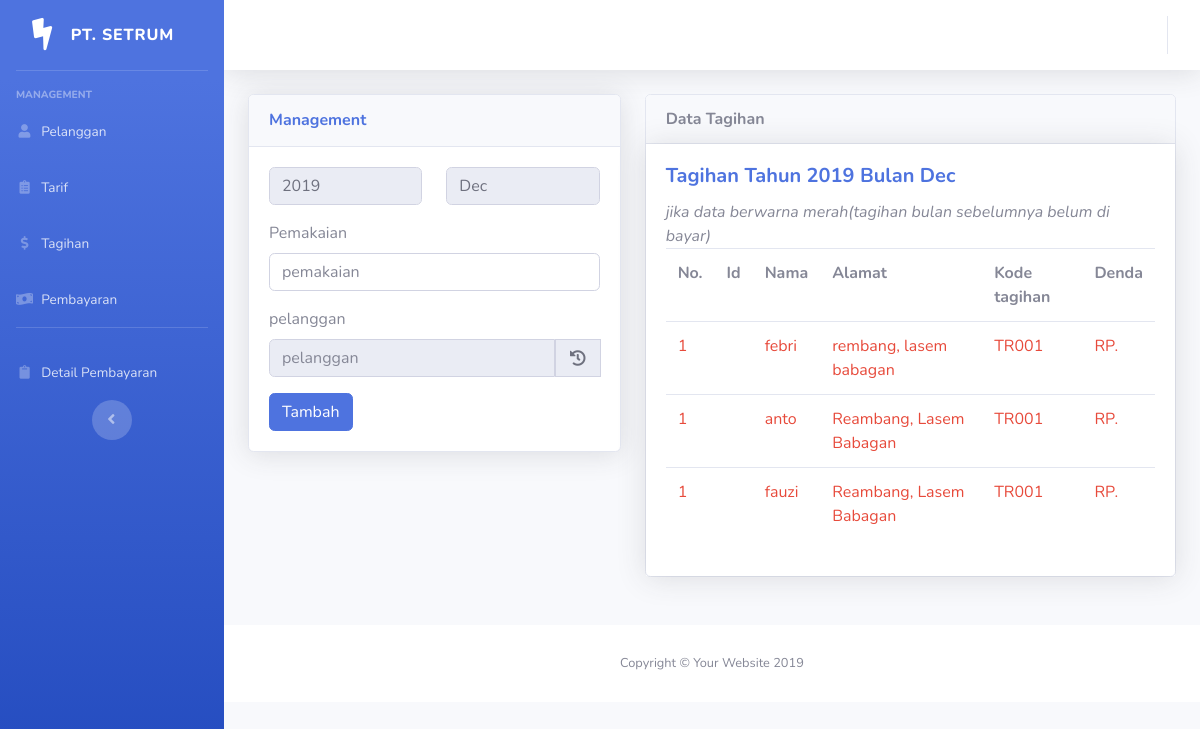
Page /index.php/management/tagihan on the committed database.
### tables this page shows
CREATE TABLE `tagihan` (
  `id` int(11) NOT NULL,
  `tahun_tagih` int(11) NOT NULL,
  `bulan_tagih` varchar(50) NOT NULL,
  `pemakaian` varchar(125) NOT NULL,
  `status` varchar(50) NOT NULL,
  `id_pelanggan` int(11) NOT NULL
);

CREATE TABLE `pelanggan` (
  `id` int(11) NOT NULL,
  `nama` varchar(125) NOT NULL,
  `alamat` varchar(125) NOT NULL,
  `kode` varchar(125) NOT NULL
);

CREATE TABLE `tarif` (
  `id` int(11) NOT NULL,
  `kode` varchar(125) NOT NULL,
  `daya` varchar(125) NOT NULL,
  `tarif_perkwh` int(11) NOT NULL,
  `beban` int(11) NOT NULL
);

### application/controllers/Management.php (called while the page is built, shortened)
<?php
class Management extends CI_Controller {
    public function __construct(){
        $this->load->model('Management_model','management');
    }
    public function tagihan(){
        $data['title'] = "tagihan";
        $data['pelanggan'] = $this->management->getPelanggan();
        $data['tagihan'] = $this->management->getTagihan();
        $this->form_validation->set_rules('pemakaian','Pemakaian','required|trim');
        $this->form_validation->set_rules('pelanggan','Pelanggan','required|trim');
        $this->_resetBulan();
        $this->_resetPembayaran();
        if($this->form_validation->run() == false){
            $this->load->view('templates/header',$data);
            $this->load->view('templates/sidebar');
            $this->load->view('templates/topbar');
            $this->load->view('management/tagihan',$data);
            $this->load->view('templates/footer');
        }else{
            $this->management->inTagihan();
            $this->session->set_flashdata('message','<div class="alert alert-success" role="alert">Berhasil menyimpan tagihan</div>');
            redirect('management/tagihan');
        }
    }
    private function _resetBulan(){
        $data = $this->management->getTagihan();
        foreach($data as $tagihan){
            $bulan = date('M');
            if($tagihan['bulan_tagih'] != $bulan){
                if($tagihan['status'] == "belum bayar"){
                            $denda = 500 * date('d');
                            $this->db->set('denda',$denda);
                            $this->db->where('id_tagihan',$tagihan['id_tagihan']);
                            $this->db->update('tagihan');
                }else{
                    $id = $tagihan['id_tagihan'];
                    $this->db->delete('pembayaran',['id_tagihan' => $id]);
                    $id = $tagihan['id_tagihan'];
                    $this->db->delete('tagihan',['id_tagihan' => $id]);
                }
            }else{
                $this->db->set('denda','0');
                $this->db->where('id_tagihan',$tagihan['id_tagihan']);
                $this->db->update('tagihan');
            }
        }
    }
    private function _resetPembayaran(){
        $data['pembayaran'] = $this->db->get('pembayaran')->result_array();
        foreach($data['pembayaran'] as $pembayaran){
            $id_tagihan = $pembayaran['id_tagihan'];
            $tagihan = $this->db->get('tagihan',['id_tagihan' => $id_tagihan])->row_array();
            $bulan = date('M');
            if($tagihan['bulan_tagih'] != $bulan){
                if($tagihan['status'] == "sudah di bayar"){
                    $id = $tagihan['id_tagihan'];
                    $this->db->delete('pembayaran',['id_tagihan' => $id]);
                }else{
                  return true;
                }
            }else{
                return true;
            }
        }
    }
}

### index.php (called while the page is built, shortened)
<?php
require_once BASEPATH.'core/CodeIgniter.php';

### application/models/Management_model.php (called while the page is built, shortened)
<?php
class Management_model extends CI_Model {
    public function getTagihan(){
        $query = "SELECT * FROM tagihan INNER JOIN pelanggan ON tagihan.id_pelanggan = pelanggan.id INNER JOIN tarif ON pelanggan.kode = tarif.kode";
        return $this->db->query($query)->result_array();
    }
}

### application/views/management/tagihan.php (the view, shortened to what this page needs)
<div class="container mb-5">
    <div class="row">
        <div class="col-lg-5 mb-5">
        <div class="card shadow mb-5">
            <div class="card-header py-3">
                <h6 class="m-0 font-weight-bold text-primary">Management</h6>
            </div>
            <div class="card-body">
            <form action="<?= base_url('management/tagihan'); ?>" method="post">
                <div class="form-group row">
                <div class="col-sm-6 mb-3 mb-sm-0">
                    <input type="text" readonly value="<?= date('Y'); ?>" class="form-control form-control-user" id="tahun" name="tahun">
                </div>
                <div class="col-sm-6">
                    <input type="text" readonly value="<?= date('M'); ?>" class="form-control form-control-user" id="bulan" name="bulan">
                </div>
                </div>
                <div class="form-group">
                    <label for="kode">Pemakaian</label>
                        <input type="text" id="pemakaian" class="form-control" placeholder="pemakaian" name="pemakaian">
                </div>
                <div class="form-group">
                    <label for="pelanggan">pelanggan</label>
                    <div class="input-group">
                    <input type="text" class="form-control pel" readonly id="pelanggan" placeholder="pelanggan" name="pelanggan" data-toggle="modal" data-target="#kodeModal">
                    <div class="input-group-prepend">
                            <div class="input-group-text reload2"><i class="fas fa-fw fa-history"></i></div>
                    </div>
                    </div>
                </div>
                <button class="btn btn-primary" type="submit">Tambah</button>
            </form>
            </div>
        </div>
        </div>
        <div class="col-lg-7">
        <div class="card">
            <div class="card-header font-weight-bold">
                Data Tagihan
            </div>
            <div class="card-body shadow">
                <h5 class="card-title font-weight-bold text-primary">Tagihan Tahun <?= date('Y'); ?> Bulan <?= date('M'); ?></h5><i>jika data berwarna merah(tagihan bulan sebelumnya belum di bayar)</i>
                <div class="table-responsive">
                    <table class="table">
                        <tr>
                            <th>No.</th>
                            <th>Id</th>
                            <th>Nama</th>
                            <th>Alamat</th>
                            <th>Kode tagihan</th>
                            <th>Denda</th>
                        </tr>
                        <?php $i = 1; ?>
                        <?php foreach($tagihan as $tag) : ?>
                        <?php if($tag['bulan_tagih'] != date('M')) : ?>
                        <tr class="text-danger">
                            <td><?= $i; ?></td>
                            <td><?= $tag['id_tagihan']; ?></td>
                            <td><?= $tag['nama']; ?></td>
                            <td><?= $tag['alamat']; ?></td>
                            <td><?= $tag['kode']; ?></td>
                            <td>RP.<?= $tag['denda']; ?></td>
                        </tr>
                        <?php endif; ?>
                        <?php endforeach; ?>
                    </table>
                </div>
            </div>
        </div>
        </div>
    </div>
</div>

### rows in the picture
tagihan: i "1", id_pelanggan.nama "febri", id_pelanggan.alamat "rembang, lasem babagan", tarif.kode "TR001"
tagihan: i "1", id_pelanggan.nama "anto", id_pelanggan.alamat "Reambang, Lasem Babagan", tarif.kode "TR001"
tagihan: i "1", id_pelanggan.nama "fauzi", id_pelanggan.alamat "Reambang, Lasem Babagan", tarif.kode "TR001"
